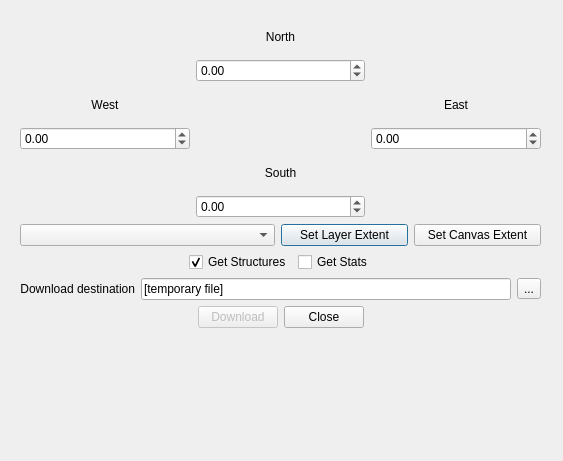
<?xml version="1.0" encoding="UTF-8"?>
<ui version="4.0">
 <class>GetBboxNSIDataDialogBase</class>
 <widget class="QDialog" name="GetBboxNSIDataDialogBase">
  <property name="geometry">
   <rect>
    <x>0</x>
    <y>0</y>
    <width>563</width>
    <height>461</height>
   </rect>
  </property>
  <property name="windowTitle">
   <string>Get NSI Data</string>
  </property>
  <widget class="QWidget" name="verticalLayoutWidget">
   <property name="geometry">
    <rect>
     <x>20</x>
     <y>20</y>
     <width>521</width>
     <height>308</height>
    </rect>
   </property>
   <layout class="QVBoxLayout" name="verticalLayout">
    <item>
     <layout class="QGridLayout" name="gridLayout_2" columnstretch="0,0,0">
      <property name="sizeConstraint">
       <enum>QLayout::SetNoConstraint</enum>
      </property>
      <item row="2" column="0">
       <widget class="QLabel" name="labelWest">
        <property name="text">
         <string>West</string>
        </property>
        <property name="alignment">
         <set>Qt::AlignCenter</set>
        </property>
       </widget>
      </item>
      <item row="5" column="2">
       <spacer name="horizontalSpacer_5">
        <property name="orientation">
         <enum>Qt::Horizontal</enum>
        </property>
        <property name="sizeHint" stdset="0">
         <size>
          <width>40</width>
          <height>20</height>
         </size>
        </property>
       </spacer>
      </item>
      <item row="1" column="1">
       <widget class="QDoubleSpinBox" name="spinBoxNorth">
        <property name="minimum">
         <double>-90.000000000000000</double>
        </property>
        <property name="maximum">
         <double>90.000000000000000</double>
        </property>
       </widget>
      </item>
      <item row="4" column="2">
       <spacer name="horizontalSpacer_10">
        <property name="orientation">
         <enum>Qt::Horizontal</enum>
        </property>
        <property name="sizeHint" stdset="0">
         <size>
          <width>40</width>
          <height>20</height>
         </size>
        </property>
       </spacer>
      </item>
      <item row="5" column="0">
       <spacer name="horizontalSpacer_4">
        <property name="orientation">
         <enum>Qt::Horizontal</enum>
        </property>
        <property name="sizeHint" stdset="0">
         <size>
          <width>40</width>
          <height>20</height>
         </size>
        </property>
       </spacer>
      </item>
      <item row="3" column="2">
       <widget class="QDoubleSpinBox" name="spinBoxEast">
        <property name="minimum">
         <double>-180.000000000000000</double>
        </property>
        <property name="maximum">
         <double>180.000000000000000</double>
        </property>
       </widget>
      </item>
      <item row="0" column="1">
       <widget class="QLabel" name="labelNorth">
        <property name="text">
         <string>North</string>
        </property>
        <property name="alignment">
         <set>Qt::AlignCenter</set>
        </property>
       </widget>
      </item>
      <item row="0" column="2">
       <spacer name="horizontalSpacer_7">
        <property name="orientation">
         <enum>Qt::Horizontal</enum>
        </property>
        <property name="sizeHint" stdset="0">
         <size>
          <width>40</width>
          <height>20</height>
         </size>
        </property>
       </spacer>
      </item>
      <item row="2" column="2">
       <widget class="QLabel" name="labelEast">
        <property name="text">
         <string>East</string>
        </property>
        <property name="alignment">
         <set>Qt::AlignCenter</set>
        </property>
       </widget>
      </item>
      <item row="3" column="1">
       <spacer name="horizontalSpacer">
        <property name="orientation">
         <enum>Qt::Horizontal</enum>
        </property>
        <property name="sizeHint" stdset="0">
         <size>
          <width>40</width>
          <height>20</height>
         </size>
        </property>
       </spacer>
      </item>
      <item row="4" column="0">
       <spacer name="horizontalSpacer_9">
        <property name="orientation">
         <enum>Qt::Horizontal</enum>
        </property>
        <property name="sizeHint" stdset="0">
         <size>
          <width>40</width>
          <height>20</height>
         </size>
        </property>
       </spacer>
      </item>
      <item row="3" column="0">
       <widget class="QDoubleSpinBox" name="spinBoxWest">
        <property name="minimum">
         <double>-180.000000000000000</double>
        </property>
        <property name="maximum">
         <double>180.000000000000000</double>
        </property>
       </widget>
      </item>
      <item row="4" column="1">
       <widget class="QLabel" name="labelSouth">
        <property name="text">
         <string>South</string>
        </property>
        <property name="alignment">
         <set>Qt::AlignCenter</set>
        </property>
       </widget>
      </item>
      <item row="1" column="2">
       <spacer name="horizontalSpacer_3">
        <property name="orientation">
         <enum>Qt::Horizontal</enum>
        </property>
        <property name="sizeHint" stdset="0">
         <size>
          <width>40</width>
          <height>20</height>
         </size>
        </property>
       </spacer>
      </item>
      <item row="1" column="0">
       <spacer name="horizontalSpacer_2">
        <property name="orientation">
         <enum>Qt::Horizontal</enum>
        </property>
        <property name="sizeHint" stdset="0">
         <size>
          <width>40</width>
          <height>20</height>
         </size>
        </property>
       </spacer>
      </item>
      <item row="2" column="1">
       <spacer name="horizontalSpacer_8">
        <property name="orientation">
         <enum>Qt::Horizontal</enum>
        </property>
        <property name="sizeHint" stdset="0">
         <size>
          <width>40</width>
          <height>20</height>
         </size>
        </property>
       </spacer>
      </item>
      <item row="5" column="1">
       <widget class="QDoubleSpinBox" name="spinBoxSouth">
        <property name="minimum">
         <double>-90.000000000000000</double>
        </property>
        <property name="maximum">
         <double>90.000000000000000</double>
        </property>
       </widget>
      </item>
      <item row="0" column="0">
       <spacer name="horizontalSpacer_6">
        <property name="orientation">
         <enum>Qt::Horizontal</enum>
        </property>
        <property name="sizeHint" stdset="0">
         <size>
          <width>40</width>
          <height>20</height>
         </size>
        </property>
       </spacer>
      </item>
     </layout>
    </item>
    <item>
     <layout class="QHBoxLayout" name="horizontalLayout_2" stretch="2,1,1">
      <property name="sizeConstraint">
       <enum>QLayout::SetNoConstraint</enum>
      </property>
      <item>
       <widget class="QComboBox" name="comboBoxLayer"/>
      </item>
      <item>
       <widget class="QPushButton" name="extentButtonLayer">
        <property name="text">
         <string>Set Layer Extent</string>
        </property>
       </widget>
      </item>
      <item>
       <widget class="QPushButton" name="extentButtonCanvas">
        <property name="text">
         <string>Set Canvas Extent</string>
        </property>
       </widget>
      </item>
     </layout>
    </item>
    <item>
     <layout class="QHBoxLayout" name="horizontalLayout_3" stretch="0,0,0,0">
      <item>
       <spacer name="horizontalSpacer_11">
        <property name="orientation">
         <enum>Qt::Horizontal</enum>
        </property>
        <property name="sizeHint" stdset="0">
         <size>
          <width>40</width>
          <height>20</height>
         </size>
        </property>
       </spacer>
      </item>
      <item>
       <widget class="QCheckBox" name="checkBox">
        <property name="sizePolicy">
         <sizepolicy hsizetype="Minimum" vsizetype="Fixed">
          <horstretch>0</horstretch>
          <verstretch>0</verstretch>
         </sizepolicy>
        </property>
        <property name="text">
         <string>Get Structures</string>
        </property>
        <property name="checked">
         <bool>true</bool>
        </property>
       </widget>
      </item>
      <item>
       <widget class="QCheckBox" name="checkBox_2">
        <property name="sizePolicy">
         <sizepolicy hsizetype="Minimum" vsizetype="Fixed">
          <horstretch>0</horstretch>
          <verstretch>0</verstretch>
         </sizepolicy>
        </property>
        <property name="text">
         <string>Get Stats</string>
        </property>
       </widget>
      </item>
      <item>
       <spacer name="horizontalSpacer_12">
        <property name="orientation">
         <enum>Qt::Horizontal</enum>
        </property>
        <property name="sizeHint" stdset="0">
         <size>
          <width>40</width>
          <height>20</height>
         </size>
        </property>
       </spacer>
      </item>
     </layout>
    </item>
    <item>
     <layout class="QGridLayout" name="gridLayout" columnstretch="1,5">
      <item row="0" column="0">
       <widget class="QLabel" name="label_5">
        <property name="text">
         <string>Download destination</string>
        </property>
        <property name="alignment">
         <set>Qt::AlignRight|Qt::AlignTrailing|Qt::AlignVCenter</set>
        </property>
       </widget>
      </item>
      <item row="0" column="1">
       <layout class="QHBoxLayout" name="horizontalLayout">
        <item>
         <widget class="QLineEdit" name="bboxSaveLine">
          <property name="text">
           <string>[temporary file]</string>
          </property>
         </widget>
        </item>
        <item>
         <widget class="QToolButton" name="bboxFolderButton">
          <property name="text">
           <string>...</string>
          </property>
         </widget>
        </item>
       </layout>
      </item>
     </layout>
    </item>
    <item>
     <layout class="QHBoxLayout" name="horizontalLayout_4" stretch="1,2,2,1">
      <item>
       <spacer name="horizontalSpacer_13">
        <property name="orientation">
         <enum>Qt::Horizontal</enum>
        </property>
        <property name="sizeHint" stdset="0">
         <size>
          <width>40</width>
          <height>20</height>
         </size>
        </property>
       </spacer>
      </item>
      <item>
       <widget class="QPushButton" name="dlButton">
        <property name="enabled">
         <bool>false</bool>
        </property>
        <property name="sizePolicy">
         <sizepolicy hsizetype="Fixed" vsizetype="Fixed">
          <horstretch>0</horstretch>
          <verstretch>0</verstretch>
         </sizepolicy>
        </property>
        <property name="text">
         <string>Download</string>
        </property>
       </widget>
      </item>
      <item>
       <widget class="QDialogButtonBox" name="button_box">
        <property name="sizePolicy">
         <sizepolicy hsizetype="Fixed" vsizetype="Fixed">
          <horstretch>0</horstretch>
          <verstretch>0</verstretch>
         </sizepolicy>
        </property>
        <property name="orientation">
         <enum>Qt::Horizontal</enum>
        </property>
        <property name="standardButtons">
         <set>QDialogButtonBox::Close</set>
        </property>
        <property name="centerButtons">
         <bool>true</bool>
        </property>
       </widget>
      </item>
      <item>
       <spacer name="horizontalSpacer_14">
        <property name="orientation">
         <enum>Qt::Horizontal</enum>
        </property>
        <property name="sizeHint" stdset="0">
         <size>
          <width>40</width>
          <height>20</height>
         </size>
        </property>
       </spacer>
      </item>
     </layout>
    </item>
   </layout>
  </widget>
 </widget>
 <resources/>
 <connections>
  <connection>
   <sender>button_box</sender>
   <signal>accepted()</signal>
   <receiver>GetBboxNSIDataDialogBase</receiver>
   <slot>accept()</slot>
   <hints>
    <hint type="sourcelabel">
     <x>20</x>
     <y>20</y>
    </hint>
    <hint type="destinationlabel">
     <x>20</x>
     <y>20</y>
    </hint>
   </hints>
  </connection>
  <connection>
   <sender>button_box</sender>
   <signal>rejected()</signal>
   <receiver>GetBboxNSIDataDialogBase</receiver>
   <slot>reject()</slot>
   <hints>
    <hint type="sourcelabel">
     <x>20</x>
     <y>20</y>
    </hint>
    <hint type="destinationlabel">
     <x>20</x>
     <y>20</y>
    </hint>
   </hints>
  </connection>
 </connections>
</ui>
